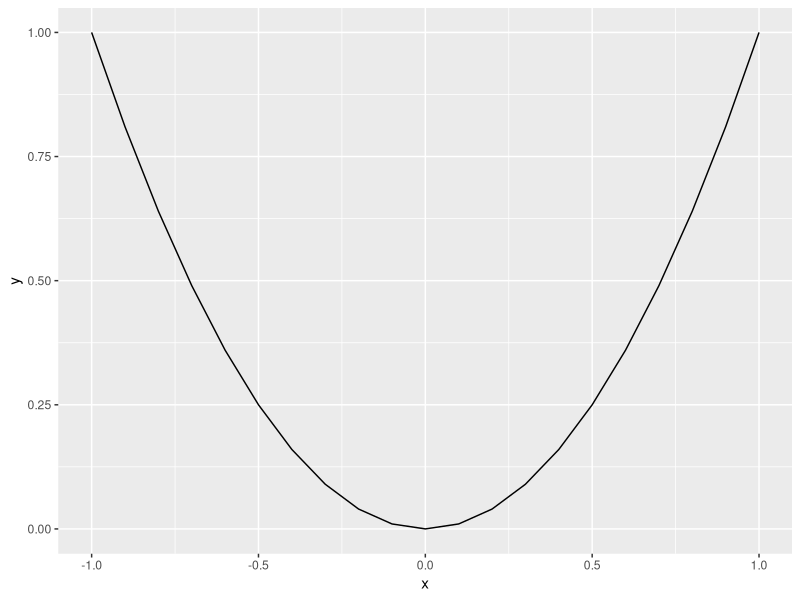
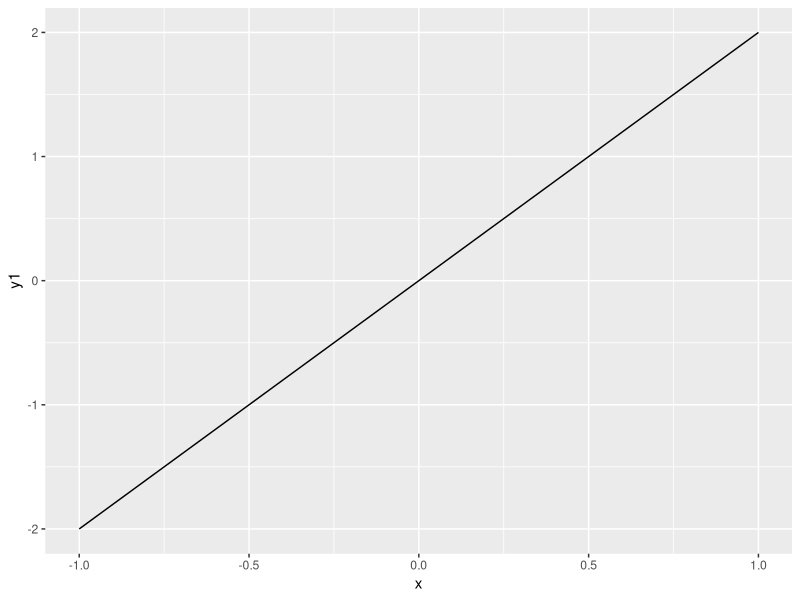
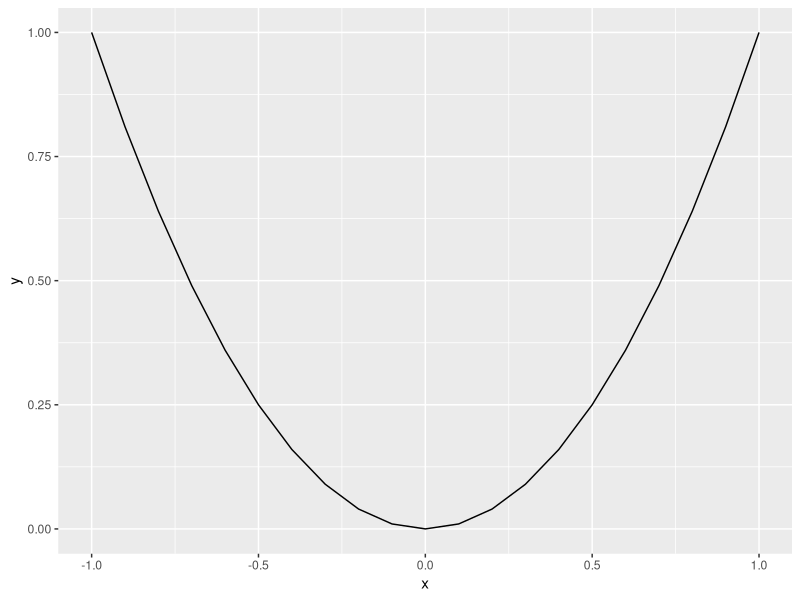
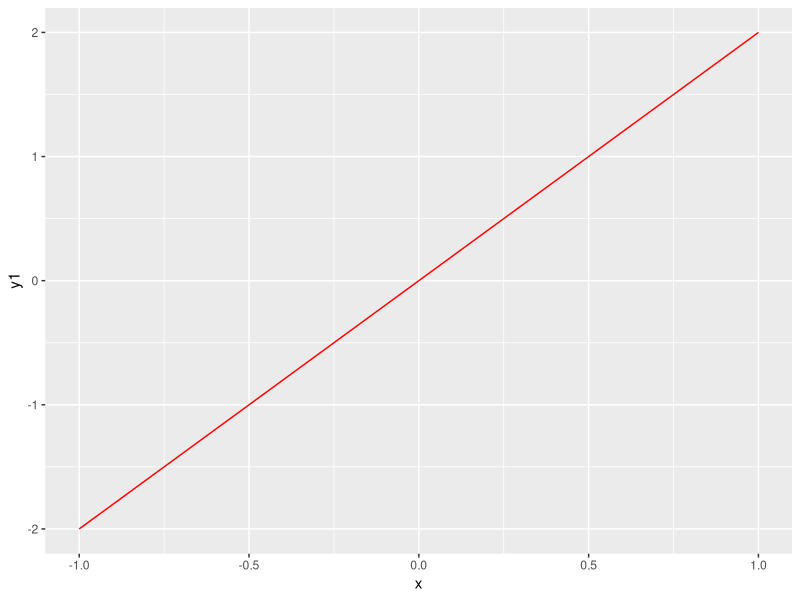
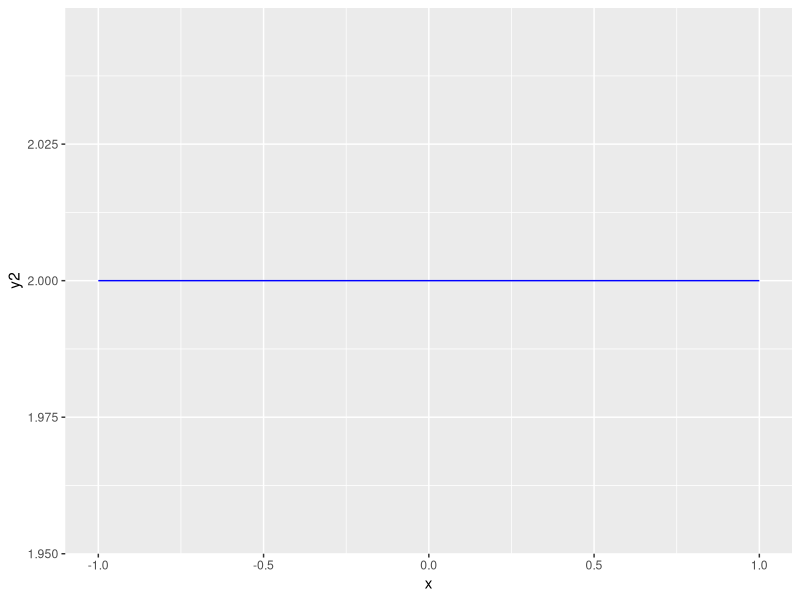
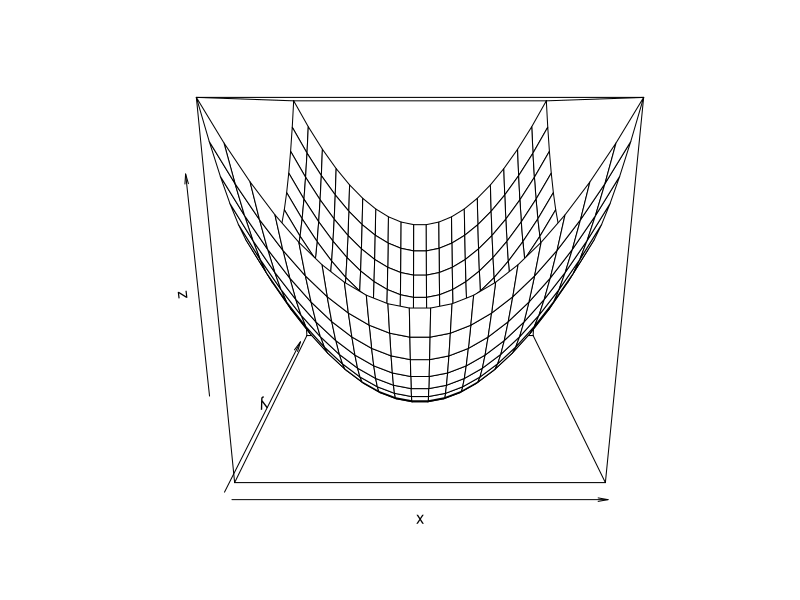

Source code (R) for these figures, in order:
## ---- chunk 1
f <- expression(x^2)
## ---- chunk 2
f_1 <- D(f, "x")
print(f_1)
## ---- chunk 3
library(ggplot2)
x <- seq(-1, 1, by = 0.1)
y <- eval(f)
x <- seq(-1, 1, by = 0.1)
y1 <- eval(f_1)
data <- data.frame(x, y, y1)
head(data)

p <- ggplot(data, aes(x = x, y = y)) +
  geom_line()
print(p)
## ---- chunk 4
q <- ggplot(data, aes(x = x, y = y1)) +
  geom_line()
print(q)
## ---- chunk 5
f_2 <- D(D(f, "x"), "x")
print(f_2)
## ---- chunk 6
x <- seq(-1, 1, by = 0.1)
y2 <- eval(f_2)

data <- data.frame(x, y, y1, y2)
head(data)

p <- ggplot(data, aes(x = x, y = y)) +
  geom_line()
print(p)


q <- ggplot(data, aes(x = x, y = y1)) +
  geom_line(colour = "red")
print(q)

r <- ggplot(data, aes(x = x, y = y2)) +
  geom_line(colour = "blue")
print(r)
## ---- chunk 7
f <- expression(x^2 + y^2)

x <- y <- seq(-3, 3, length = 20)
surface <- function(x, y) {
  eval(f)
}
z <- outer(x, y, surface)
persp(x, y, z)
## ---- chunk 8
D(f, "x")
## ---- chunk 9
D(f, "y")
